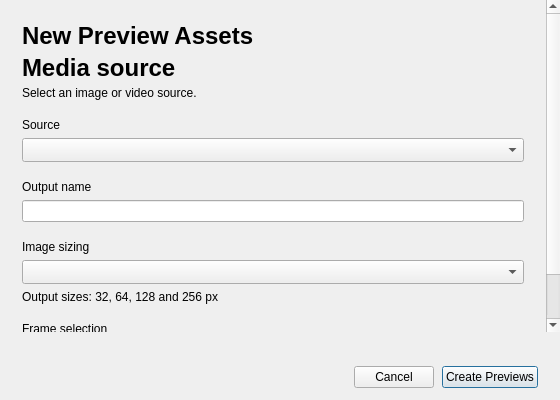
<?xml version="1.0" encoding="UTF-8"?>
<ui version="4.0">
 <class>dialog_create_thumbnails</class>
 <widget class="QDialog" name="dialog_create_thumbnails">
  <property name="geometry"><rect><x>0</x><y>0</y><width>560</width><height>400</height></rect></property>
  <property name="minimumSize"><size><width>420</width><height>0</height></size></property>
  <property name="windowTitle"><string>New Preview Assets</string></property>
  <property name="surfaceRole" stdset="0"><string>panel</string></property>
  <layout class="QVBoxLayout" name="layout_dialog" stretch="1,0">
   <property name="spacing"><number>0</number></property>
   <property name="leftMargin"><number>0</number></property>
   <property name="topMargin"><number>0</number></property>
   <property name="rightMargin"><number>0</number></property>
   <property name="bottomMargin"><number>0</number></property>
   <item>
    <widget class="QScrollArea" name="scroll_preview_form">
     <property name="frameShape"><enum>QFrame::Shape::NoFrame</enum></property>
     <property name="widgetResizable"><bool>true</bool></property>
     <widget class="QWidget" name="panel_preview_form">
      <property name="surfaceRole" stdset="0"><string>panel</string></property>
      <layout class="QVBoxLayout" name="layout_preview_form">
       <property name="spacing"><number>18</number></property>
       <property name="leftMargin"><number>22</number></property>
       <property name="topMargin"><number>22</number></property>
       <property name="rightMargin"><number>22</number></property>
       <property name="bottomMargin"><number>22</number></property>
       <item>
        <layout class="QVBoxLayout" name="layout_preview_heading">
         <property name="spacing"><number>4</number></property>
         <item>
          <widget class="QLabel" name="label_preview_title">
           <property name="font"><font><pointsize>18</pointsize><bold>true</bold></font></property>
           <property name="text"><string>New Preview Assets</string></property>
          </widget>
         </item>
         <item>
          <widget class="QLabel" name="label_fixed_thumbnail_source">
           <property name="sizePolicy"><sizepolicy hsizetype="Ignored" vsizetype="Preferred"><horstretch>0</horstretch><verstretch>0</verstretch></sizepolicy></property>
           <property name="font"><font><pointsize>18</pointsize><bold>true</bold></font></property>
           <property name="text"><string>Media source</string></property>
           <property name="textFormat"><enum>Qt::TextFormat::PlainText</enum></property>
           <property name="wordWrap"><bool>true</bool></property>
           <property name="textInteractionFlags"><set>Qt::TextInteractionFlag::TextSelectableByMouse</set></property>
           <property name="visible"><bool>false</bool></property>
          </widget>
         </item>
         <item>
          <widget class="QLabel" name="label_thumbnail_availability">
           <property name="sizePolicy"><sizepolicy hsizetype="Ignored" vsizetype="Preferred"><horstretch>0</horstretch><verstretch>0</verstretch></sizepolicy></property>
           <property name="text"><string>Select an image or video source.</string></property>
           <property name="textFormat"><enum>Qt::TextFormat::PlainText</enum></property>
           <property name="wordWrap"><bool>true</bool></property>
           <property name="textRole" stdset="0"><string>secondary</string></property>
          </widget>
         </item>
        </layout>
       </item>
       <item>
        <widget class="QWidget" name="panel_thumbnail_input">
         <layout class="QVBoxLayout" name="layout_thumbnail_input">
          <property name="spacing"><number>6</number></property>
          <property name="leftMargin"><number>0</number></property>
          <property name="topMargin"><number>0</number></property>
          <property name="rightMargin"><number>0</number></property>
          <property name="bottomMargin"><number>0</number></property>
          <item>
           <widget class="QLabel" name="label_thumbnail_input">
            <property name="text"><string>Source</string></property>
            <property name="buddy"><cstring>combo_thumbnail_source</cstring></property>
           </widget>
          </item>
          <item>
           <widget class="QComboBox" name="combo_thumbnail_source">
            <property name="toolTip"><string>Media source or existing Preview Assets</string></property>
            <property name="sizeAdjustPolicy"><enum>QComboBox::SizeAdjustPolicy::AdjustToMinimumContentsLengthWithIcon</enum></property>
            <property name="minimumContentsLength"><number>24</number></property>
           </widget>
          </item>
         </layout>
        </widget>
       </item>
       <item>
        <layout class="QVBoxLayout" name="layout_output_name">
         <property name="spacing"><number>6</number></property>
         <item>
          <widget class="QLabel" name="label_thumbnail_name">
           <property name="text"><string>Output name</string></property>
           <property name="buddy"><cstring>edit_thumbnail_variant_name</cstring></property>
          </widget>
         </item>
         <item><widget class="QLineEdit" name="edit_thumbnail_variant_name"/></item>
        </layout>
       </item>
       <item>
        <layout class="QVBoxLayout" name="layout_image_settings">
         <property name="spacing"><number>6</number></property>
         <item>
          <widget class="QLabel" name="label_thumbnail_method">
           <property name="text"><string>Image sizing</string></property>
           <property name="buddy"><cstring>combo_thumbnail_resize_mode</cstring></property>
          </widget>
         </item>
         <item>
          <widget class="QComboBox" name="combo_thumbnail_resize_mode">
           <property name="toolTip"><string>How preview images are resized</string></property>
           <property name="sizeAdjustPolicy"><enum>QComboBox::SizeAdjustPolicy::AdjustToMinimumContentsLengthWithIcon</enum></property>
           <property name="minimumContentsLength"><number>20</number></property>
          </widget>
         </item>
         <item>
          <widget class="QLabel" name="label_thumbnail_sizes_value">
           <property name="text"><string>Output sizes: 32, 64, 128 and 256 px</string></property>
           <property name="wordWrap"><bool>true</bool></property>
           <property name="textRole" stdset="0"><string>secondary</string></property>
          </widget>
         </item>
        </layout>
       </item>
       <item>
        <widget class="QWidget" name="panel_video_settings">
         <layout class="QVBoxLayout" name="layout_video_settings">
          <property name="spacing"><number>6</number></property>
          <property name="leftMargin"><number>0</number></property>
          <property name="topMargin"><number>0</number></property>
          <property name="rightMargin"><number>0</number></property>
          <property name="bottomMargin"><number>0</number></property>
          <item>
           <widget class="QLabel" name="label_video_frame_mode">
            <property name="text"><string>Frame selection</string></property>
            <property name="buddy"><cstring>combo_video_frame_mode</cstring></property>
           </widget>
          </item>
          <item>
           <widget class="QComboBox" name="combo_video_frame_mode">
            <property name="sizeAdjustPolicy"><enum>QComboBox::SizeAdjustPolicy::AdjustToMinimumContentsLengthWithIcon</enum></property>
            <property name="minimumContentsLength"><number>18</number></property>
           </widget>
          </item>
         </layout>
        </widget>
       </item>
      </layout>
     </widget>
    </widget>
   </item>
   <item>
    <widget class="QWidget" name="panel_footer">
     <property name="surfaceRole" stdset="0"><string>area</string></property>
     <layout class="QVBoxLayout" name="layout_footer">
      <property name="spacing"><number>8</number></property>
      <property name="leftMargin"><number>22</number></property>
      <property name="topMargin"><number>12</number></property>
      <property name="rightMargin"><number>22</number></property>
      <property name="bottomMargin"><number>12</number></property>
      <item>
       <widget class="QLabel" name="label_error">
        <property name="text"><string/></property>
        <property name="visible"><bool>false</bool></property>
        <property name="wordWrap"><bool>true</bool></property>
        <property name="textFormat"><enum>Qt::TextFormat::PlainText</enum></property>
        <property name="textRole" stdset="0"><string>error</string></property>
       </widget>
      </item>
      <item>
       <layout class="QHBoxLayout" name="layout_buttons">
        <property name="spacing"><number>8</number></property>
        <item><spacer name="spacer_buttons"><property name="orientation"><enum>Qt::Orientation::Horizontal</enum></property><property name="sizeHint" stdset="0"><size><width>20</width><height>0</height></size></property></spacer></item>
        <item><widget class="QPushButton" name="button_cancel_thumbnail_creation"><property name="text"><string>Cancel</string></property><property name="autoDefault"><bool>false</bool></property></widget></item>
        <item><widget class="QPushButton" name="button_run_thumbnail_processing"><property name="text"><string>Create Previews</string></property><property name="default"><bool>true</bool></property></widget></item>
       </layout>
      </item>
     </layout>
    </widget>
   </item>
  </layout>
 </widget>
 <tabstops><tabstop>combo_thumbnail_source</tabstop><tabstop>edit_thumbnail_variant_name</tabstop><tabstop>combo_thumbnail_resize_mode</tabstop><tabstop>combo_video_frame_mode</tabstop><tabstop>button_cancel_thumbnail_creation</tabstop><tabstop>button_run_thumbnail_processing</tabstop></tabstops>
 <resources/>
 <connections/>
</ui>
